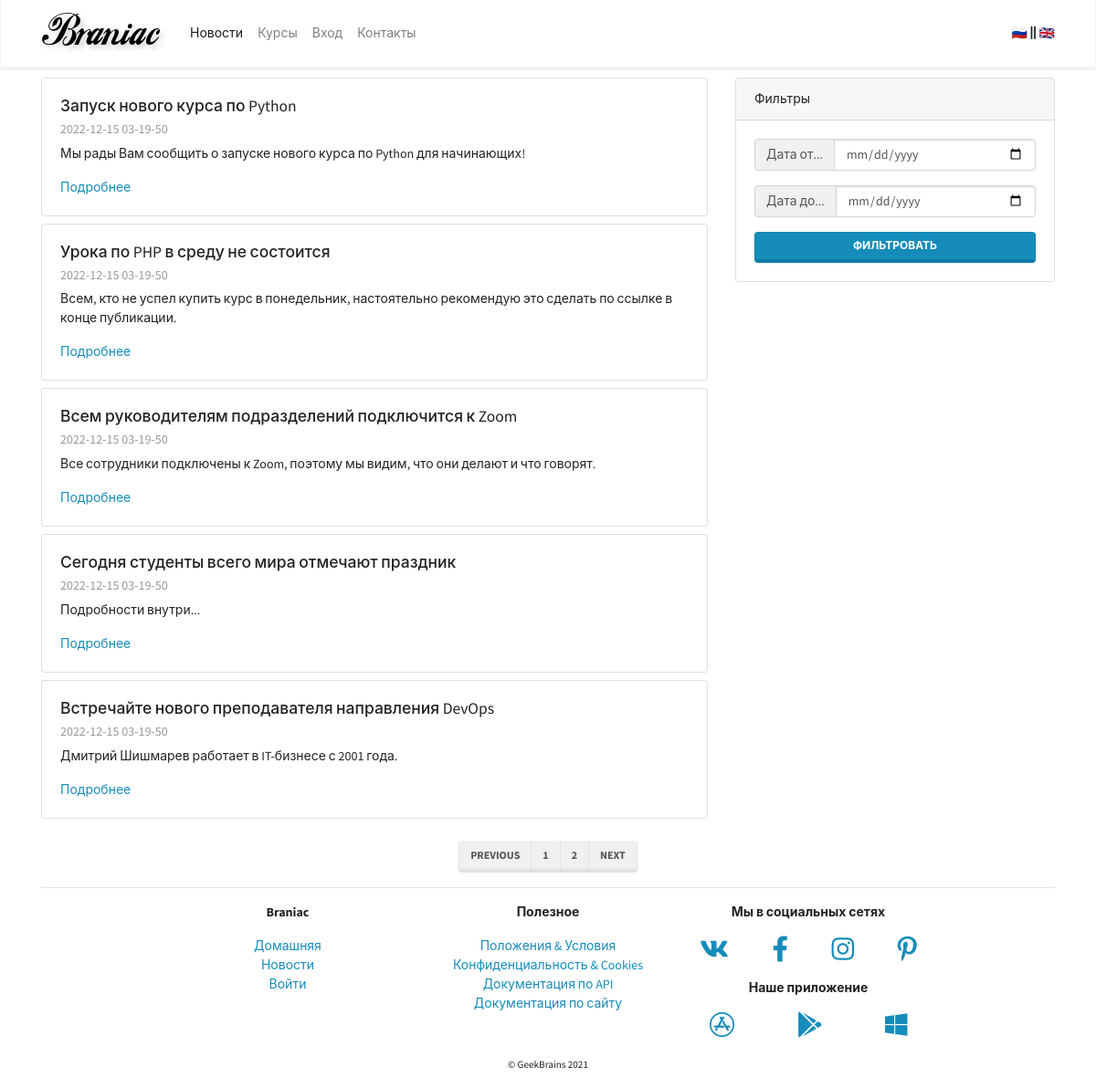
The page /mainapp/news/ on the database its author committed.
### mainapp/models.py (models this page shows, shortened)
class News(models.Model):
    title = models.CharField(max_length=256, verbose_name="Title")
    preambule = models.CharField(max_length=1024, verbose_name="Preambule")
    body = models.TextField(blank=True, null=True, verbose_name="Body")
    body_as_markdown = models.BooleanField(default=False, verbose_name="As markdown")
    created = models.DateTimeField(auto_now_add=True, verbose_name="Created", editable=False)
    updated = models.DateTimeField(auto_now=True, verbose_name="Edited", editable=False)
    deleted = models.BooleanField(default=False)

### mainapp/views.py (the view)
# urls.py: path("news/", views.NewsPageView.as_view(), name="news"),
class NewsPageView(TemplateView):
    template_name = "mainapp/news.html"
    def get_context_data(self, **kwargs):
        context = super().get_context_data(**kwargs)
        context["news_qs"] = mainapp_models.News.objects.all()[:5]
        return context

### mainapp/context_processors/example.py (called while the page is built)
def simple_context_processor(request):
    return {"foo": "bar"}

### mainapp/templates/mainapp/news.html (shortened to what this page needs)
{% extends 'base.html' %}
{% block content %}
  <div class="row">
    <div class="col-lg-8">
      {% for item in news_qs %}
        <div class="card my-2">
          <div class="card-body">
            <h5 class="card-title">{{ item.title }}</h5>
            <h6 class="card-subtitle mb-2 text-muted">
              {{ item.created|date:"Y-m-d h-i-s" }}
            </h6>
            <p class="card-text">{{ item.preambule }}</p>
            <a href="{% url 'mainapp:news_detail' pk=item.pk %}" class="card-link">Подробнее</a>
          </div>
        </div>
      {% endfor %}
    </div>
    <div class="col-lg-4">
      <div class="card my-2 sticky-top">
        <div class="card-header">
          Фильтры
        </div>
        <div class="card-body">
          <form action="">
            <div class="input-group mb-3">
              <div class="input-group-prepend">
                <span class="input-group-text" id="basic-addon1">Дата от...</span>
              </div>
              <input type="date" class="form-control" name="dateFrom">
            </div>
            <div class="input-group mb-3">
              <div class="input-group-prepend">
                <span class="input-group-text" id="basic-addon1">Дата до...</span>
              </div>
              <input type="date" class="form-control" name="dateTo">
            </div>
            <button type="submit" class="btn btn-primary btn-block">Фильтровать</button>
          </form>
        </div>
      </div>
    </div>
  </div>
  <div class="row justify-content-center align-items-center mt-3 mb-n3">
    <nav aria-label="Page navigation example">
      <ul class="pagination">
        <li class="page-item"><a class="page-link" href="#">Previous</a></li>
        <li class="page-item"><a class="page-link" href="#">1</a></li>
        <li class="page-item"><a class="page-link" href="#">2</a></li>
        <li class="page-item"><a class="page-link" href="#">Next</a></li>
      </ul>
    </nav>
  </div>
{% endblock content %}

### templates/base.html (shortened to what this page needs)
{% load static %}
<!doctype html>
<html lang="ru">
  <head>
    <link rel="stylesheet" href="{% static 'css/bootstrap.min.css' %}">
    <link rel="stylesheet" href="{% static 'css/Chart.min.css' %}">
    <link rel="stylesheet" href="{% static 'css/fontawesome.all.min.css' %}">
  </head>
  <body>
    {% include 'includes/main_menu.html' %}
    {% block messages %}
      {% include 'includes/messages.html' %}
    {% endblock messages %}
    <div class="container-md">
      {% block content %}{% endblock content %}
    </div>
    <div class="container-lg mt-auto">
      <hr>
      <div class="row justify-content-center">
        <div class="col-sm-6 col-md-3 text-center">
          <p>
            <strong>Braniac</strong>
          </p>
          <p>
            <ul class="list-unstyled">
              <li><a href="{% url 'mainapp:main_page' %}">Домашняя</a></li>
              <li><a href="{% url 'mainapp:news' %}">Новости</a></li>
              {% if user.is_authenticated %}
                <li><a href="{% url 'authapp:logout' %}">Выйти</a></li>
              {% else %}
                <li><a href="{% url 'authapp:login' %}">Войти</a></li>
              {% endif %}
            </ul>
          </p>
        </div>
        <div class="col-sm-6 col-md-3 text-center">
          <p>
            <strong>Полезное</strong>
          </p>
          <p>
            <ul class="list-unstyled">
              <li><a href="#">Положения &amp; Условия</a></li>
              <li><a href="#">Конфиденциальность &amp; Cookies</a></li>
              <li><a href="#">Документация по API</a></li>
              <li><a href="{% url 'mainapp:doc_site' %}">Документация по сайту</a>
              </li>
            </ul>
          </p>
        </div>
        <div class="col-sm-6 col-md-3 text-center">
          <p>
            <strong>Мы в социальных сетях</strong>
          </p>
          <p>
            <div class="row justify-content-around">
              <div><a href="#"><i class="fab fa-vk fa-2x"></i></a></div>
              <div><a href="#"><i class="fab fa-facebook-f fa-2x"></i></a>
              </div>
              <div><a href="#"><i class="fab fa-instagram fa-2x"></i></a>
              </div>
              <div><a href="#"><i class="fab fa-pinterest-p fa-2x"></i></a></div>
            </div>
          </p>
          <p>
            <strong>Наше приложение</strong>
          </p>
          <p>
            <div class="row justify-content-around">
              <div><a href="#"><i class="fab fa-app-store fa-2x"></i></a>
              </div>
              <div><a href="#"><i class="fab fa-google-play fa-2x"></i></a></div>
              <div><a href="#"><i class="fab fa-windows fa-2x"></i></a>
              </div>
            </div>
          </p>
        </div>
      </div>
      <div class="row justify-content-center">
        <div>
          <p><small>&copy; GeekBrains 2021</small></p>
        </div>
      </div>
    </div>
  </body>
</html>

### templates/includes/main_menu.html (shortened to what this page needs)
{% load static %}
<nav class="navbar navbar-expand-lg navbar-light bg-light">
  <div class="container">
    <a class="navbar-brand" href="{% url 'mainapp:main_page' %}">
      <img src="{% static 'img/logo.png' %}" alt="">
    </a>
    <div class="collapse navbar-collapse" id="navbarSupportedContent">
      <ul class="navbar-nav mr-auto">
        <li class="nav-item {% if request.resolver_match.view_name == 'mainapp:news' %}active{% endif %}">
          <a class="nav-link" href="{% url 'mainapp:news' %}">Новости</a>
        </li>
        <li class="nav-item {% if request.resolver_match.view_name == 'mainapp:courses' %}active{% endif %}">
          <a class="nav-link" href="{% url 'mainapp:courses' %}">Курсы</a>
        </li>
        {% if user.is_authenticated %}
          <li class="nav-item dropdown">
            <a class="nav-link dropdown-toggle" href="#" id="ddProfile" role="button" data-toggle="dropdown"
              aria-haspopup="true" aria-expanded="false">
              Профиль
            </a>
            <div class="dropdown-menu" aria-labelledby="ddProfile">
              <a class="dropdown-item" href="{% url 'authapp:profile_edit' %}">Редактировать
                профиль</a>
              <a class="dropdown-item" href="#">Мои курсы</a>
              <div class="dropdown-divider"></div>
              <a class="dropdown-item" href="#">Модерация</a>
              {% if user.is_superuser %}
                <a class="dropdown-item" href="#">Административный
                  раздел</a>
              {% endif %}
              <div class="dropdown-divider"></div>
              <a class="dropdown-item" href="{% url 'authapp:logout' %}">Выход</a>
            </div>
          </li>
        {% else %}
          <li class="nav-item">
            <a class="nav-link" href="{% url 'authapp:login' %}">Вход</a>
          </li>
        {% endif %}
        <li class="nav-item {% if request.resolver_match.view_name == 'mainapp:contacts' %}active{% endif %}">
          <a class="nav-link" href="{% url 'mainapp:contacts' %}">Контакты</a>
        </li>
      </ul>
      <span><a href="#">🇷🇺</a> <i class="fas fa-grip-lines-vertical"></i> <a href="#">🇬🇧</a></span>
    </div>
  </div>
</nav>

### templates/includes/messages.html (shortened to what this page needs)
<div class="position-absolute w-100" style="z-index: 1;">
</div>

### rows shown on the page
News: title "Запуск нового курса по Python", created "2022-12-15 03-19-50", preambule "Мы рады Вам сообщить о запуске нового курса по Python для начинающих!"
News: title "Урока по PHP в среду не состоится", created "2022-12-15 03-19-50", preambule "Всем, кто не успел купить курс в понедельник, настоятельно рекомендую это сделать по ссылке в конце публикации."
News: title "Всем руководителям подразделений подключится к Zoom", created "2022-12-15 03-19-50", preambule "Все сотрудники подключены к Zoom, поэтому мы видим, что они делают и что говорят."
News: title "Сегодня студенты всего мира отмечают праздник", created "2022-12-15 03-19-50", preambule "Подробности внутри..."
News: title "Встречайте нового преподавателя направления DevOps", created "2022-12-15 03-19-50", preambule "Дмитрий Шишмарев работает в IT-бизнесе с 2001 года."
